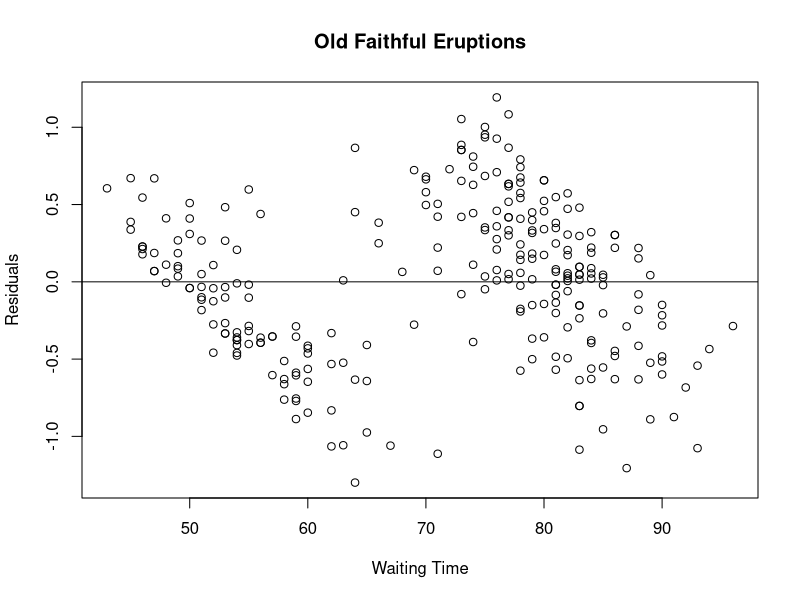
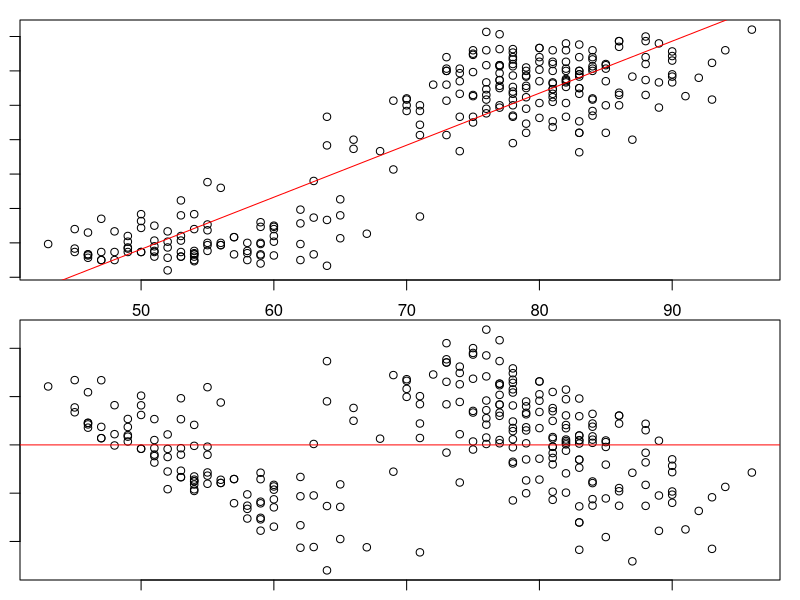

The R source for these figures, in order:
## ---- chunk 1
x <- c(rep("a",25),rep("b",25),rep("c",25),rep("d",25))
y <- c(rnorm(25,5,10),rnorm(25,10,10),rnorm(25,15,10),rnorm(25,20,20))
yhat <- c(rep(5,25),rep(10,25),rep(15,25),rep(20,25))
res <- yhat - y
ssres <- sum(res^2)
anova(aov(y~x)) # why is sum squared residuals not the same in anova(aov()) as ssres?
ssgroup <- sum(25 * (mean(y[1:25])-mean(y))^2 + 25 * (mean(y[26:50])-mean(y))^2 + 25*(mean(y[51:75])-mean(y))^2 + 25*(mean(y[76:100])-mean(y))^2)
sstot <- sum((y-mean(y))^2)
## ---- chunk 2
eruption.lm <- lm(eruptions ~ waiting, data=faithful)
summary(eruption.lm)
yhat <- eruption.lm$coefficients["(Intercept)"] + faithful$waiting * eruption.lm$coefficients["waiting"] 
head(yhat)
head(eruption.lm$fitted.values)
head(model.matrix(eruption.lm))
eruption.res <- resid(eruption.lm)
plot(faithful$waiting, eruption.res, ylab="Residuals", xlab="Waiting Time", main="Old Faithful Eruptions")
abline(0, 0)
par(mfrow = c(2, 1))
par(mar=c(1,1,1,1))
plot(faithful$waiting, faithful$eruptions)
lines(faithful$waiting, predict(eruption.lm),col="red")
# or abline(lm(eruptions~waiting, data=faithful), col="red")
plot(faithful$waiting, eruption.res)
abline(0,0, col="red")
dev.off() # resets the graphics parameters, par()
## ---- chunk 3
x <- faithful$waiting
xbar <- mean(x)
y <- faithful$eruptions
ybar <- mean(y)
R <- 1/(272-1) * sum( (x - xbar)/sd(x) * (y - ybar) / sd(y) ) # forumla from footnote p. 310
R^2
yhat <- eruption.lm$coefficients["(Intercept)"] + faithful$waiting * eruption.lm$coefficients["waiting"] 
res <- y - yhat
SSE<-sum(res^2)
SST<-sum((y-yhat)^2)
1 - SSE/SST # a way to calculate R^2
